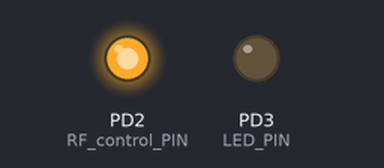
Bench run of a program on a simulated ATmega328P, built with avr-gcc and emulated at 8 MHz. Parts: output pins drawn as LEDs (lit = HIGH). What the program prints to the serial monitor is not drawn.

Above: at 0.1 s.
Timing chart, 0 to 1.6 s (numbered marks = the images above):
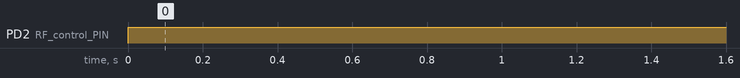

Measured:
- by itself, PD2 (RF_control_PIN): LOW → HIGH at 0.00 s

The program:

main.c
```c
/*
 * UART.c
 *
 * Created: 10/13/2017 09:29:12 م
 * Author : محمد
 */

#define F_CPU 8000000UL
#include <avr/io.h>
#include <avr/interrupt.h>
#include "usart.h"
#include <util/delay.h>
#include <math.h>
#define LED_PIN		    PIND3
#define RF_control_PIN	PIND2


char receive_data;
void send_data(unsigned char data);
int main(void)
{
	DDRD |= (1<<LED_PIN)|(1<<RF_control_PIN);
	PORTD &= ~(1<<LED_PIN);

	uart_init(9600);
	sei();
//  	    PORTD &= ~(1<<RF_control_PIN);
//  		_delay_ms(100) ;
// 		uart_SendString("AT+FU3\r\n"); // 1 , 2 , 3 all should be FU1
// 		uart_SendString("AT+C001\r\n");
// 		uart_SendString("AT+B9600\r\n");
// 		_delay_ms(100) ;
		 PORTD |= (1<<RF_control_PIN);

    while (1)
    {
// 		int i ;
//
// 		for (i = 0; i < 9; i++)
// 		{
// 			uart_SendString("+INQ:9CE6:E7:160EB2,5A020C,FFC8\r\n");
// 			_delay_ms(2000);
// 		}

		uart_SendString("+INQ:9CE6:E7:160EB2,5A020C,FFC8\r\n");
		_delay_ms(100);
		uart_SendString("+INQ:4CA5:6D:10E4D4,5A020C,FFB7\r\n");
		_delay_ms(100);
		uart_SendString("+INQ:4CA5:6D:1600ed,5A020C,FFC3\r\n");
		_delay_ms(100);
		uart_SendString("OK\r\n");
		_delay_ms(1000);

		//PORTD |= (1<<LED_PIN);
// 			if(receive_data == 'R')
// 			{
// 				PORTD |= (1<<LED_PIN);
// 				_delay_ms(1000);
// 				PORTD &= ~(1<<LED_PIN);
// 				_delay_ms(1000);
// 			}
// 			else
// 			{
// 				PORTD |= (1<<LED_PIN);
// 				_delay_ms(1000);
// 			}


    }
}

// ISR(USART_RX_vect)
// {
// 	receive_data = UDR0;
// }
// ISR(USART_RX_vect)
// {
// 	char receive_data;
// 	receive_data = UDR0;
//
// 	if(receive_data == 'M')
// 	{
// 		PORTD |= (1<<LED_PIN);
// 		_delay_ms(1000);
// 		PORTD &= ~(1<<LED_PIN);
// 		_delay_ms(1000);
// 	}
// 	else
// 	{
// 		PORTD |= (1<<LED_PIN);
// 		_delay_ms(1000);
// 	}
//
// }
// void send_data(unsigned char data)
// {
// 	uart_SendString(data);
// 	_delay_ms(100);
// }
// unsigned char receiveData(void)
// {
// 	char x;
// 	x = uart_Receive();
// 	_delay_ms(100);
// }
```

usart.c
```c
/*
 * usart.c
 *
 * Created: 9/21/2017 3:08:44 PM
 *  Author: TOFAA
 */

#include "usart.h"

/* initiation UART module*/
void uart_init(unsigned short int baudrate)
{
	// calculate baudrate
	unsigned short baudRateValue ;
	baudRateValue = (F_CPU/(baudrate*16UL))-1 ;
	// baudrate register low , high , set value
	UBRR0L = baudRateValue ;
	UBRR0H = (baudRateValue >> 8);
	// 8- bit data
	UCSR0C |=(1 << UCSZ00)|(1<<UCSZ01); //|(1<<UMSEL00) ;

	// enable RX , TX
	UCSR0B |=(1 << RXEN0) | (1<<TXEN0); //|(1<<RXCIE0) ;

}
/* receive function  ( return one byte) */
unsigned char uart_Receive(void)
{
	while(!(UCSR0A & (1 << RXC0)));
	return UDR0 ;
}
/* send function ( send one byte ) */
void uart_Send(unsigned char  data)
{
	while(!(UCSR0A & (1 << UDRE0)));
	UDR0 = data	 ;

}
/*send function ( String )*/

void uart_SendString(char* data)
{

	    while(*data)
	 { //if there is a char
		uart_Send(*data); //process it as a byte data
		data++;
		if(*data == '\n')
		{
			break;
		}
	 }
}

/**
 * Check if the module is started
 *
 * This sends the `AT` command to the ESP and waits until it gets a response.
 *
 * @return true if the module is started, false if something went wrong
 */
```

usart.h
```c
/*
 * usart.h
 *
 * Created: 9/21/2017 3:08:55 PM
 *  Author: Tofaa
 */


#ifndef USART_H_
#define USART_H_
#include "avr/io.h"

//#define FCLK_SYSTEM 8000000UL
#define F_CPU 8000000UL
/* initiation uart module*/
void uart_init(unsigned short baudrate);
/* receive function  ( return one byte) */
unsigned char uart_Receive(void);
/* send function ( send one byte ) */
void uart_Send(unsigned char  data);
/*send function ( String )*/
void uart_SendString(char* data) ;

#endif /* USART_H_ */
```
